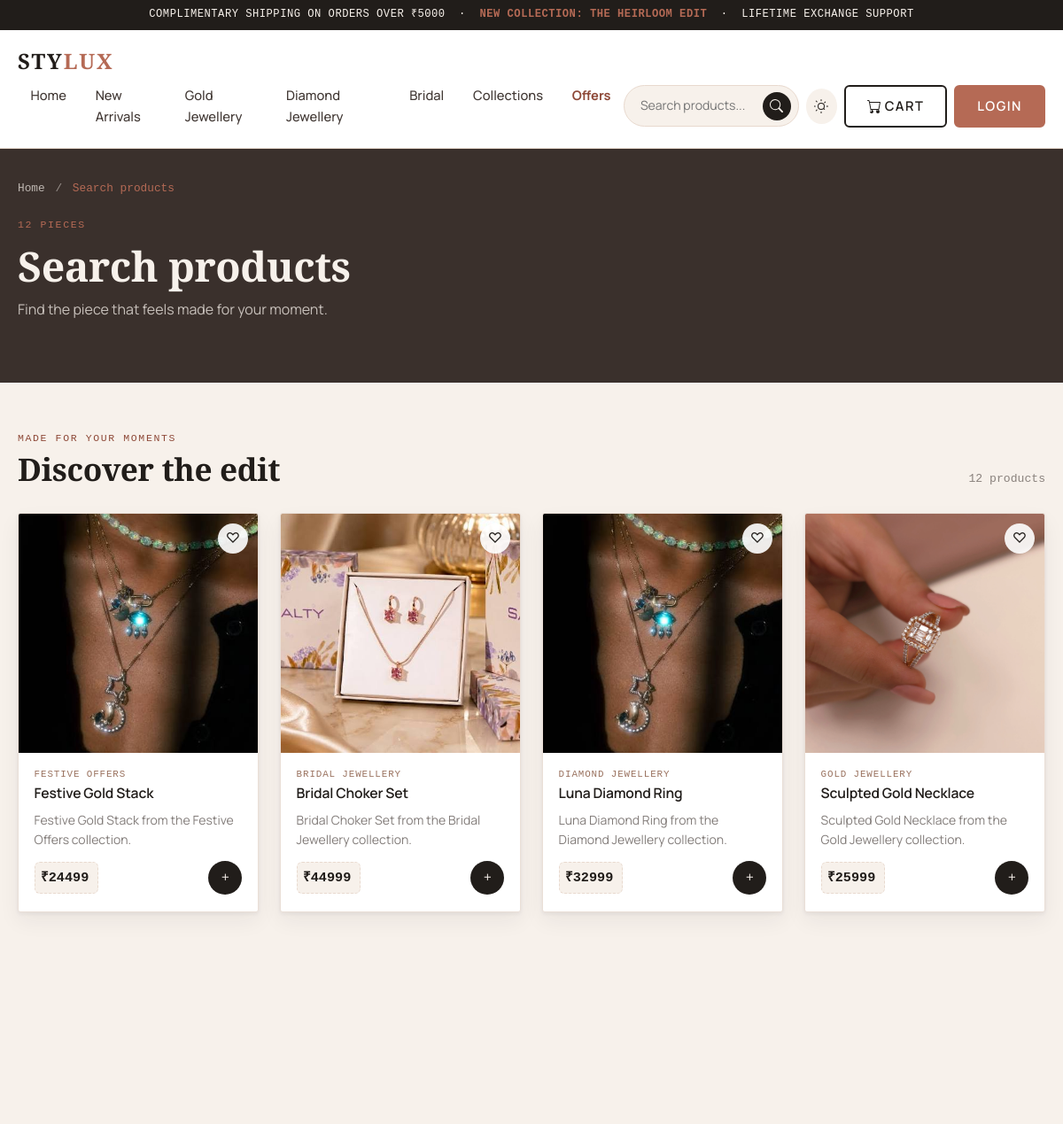
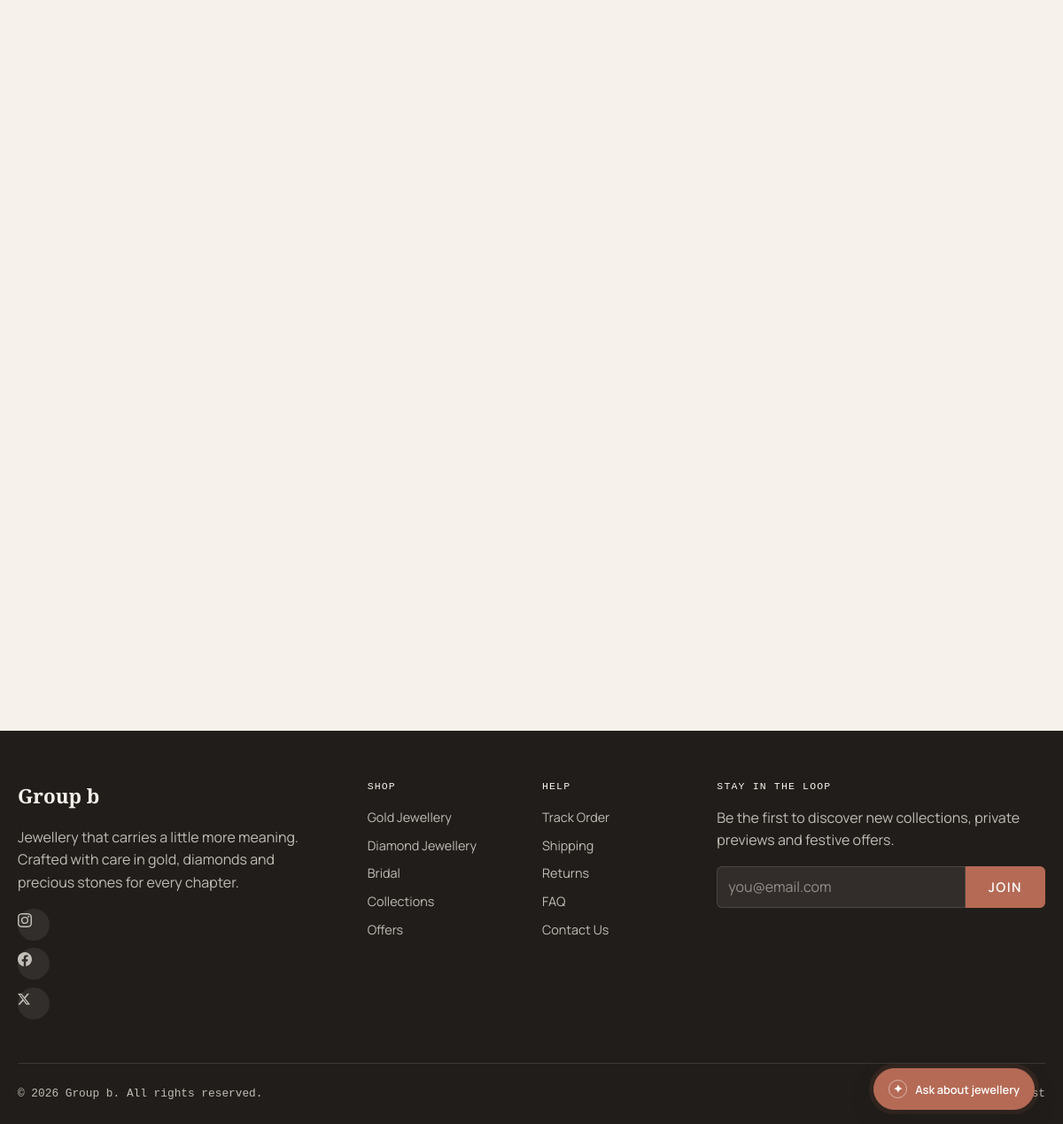
The app's page /search/ with its own data (2 pictures, top to bottom).
### core/models.py (models this page shows, shortened)
class Product(models.Model):
    name = models.CharField(max_length=160)
    category = models.ForeignKey(Category, related_name="products", on_delete=models.CASCADE)
    price = models.DecimalField(max_digits=12, decimal_places=2)
    image_url = models.ImageField(upload_to="Media/", blank=True, null=True)
    description = models.TextField(blank=True)
    is_featured = models.BooleanField(default=False)
    is_active = models.BooleanField(default=True)
    created_at = models.DateTimeField(auto_now_add=True)
    class Meta:
        ordering = ("-is_featured", "-created_at", "name")
    @property
    def local_image_url(self):
        if not self.image_url or not self.image_url.name:
            return ""
        media_root = Path(settings.MEDIA_ROOT).resolve()
        try:
            image_path = Path(self.image_url.path).resolve()
            image_path.relative_to(media_root)
        except (ValueError, OSError):
            return ""
        return self.image_url.url if image_path.is_file() else ""

class Category(models.Model):
    name = models.CharField(max_length=100, unique=True)
    slug = models.SlugField(max_length=100, unique=True, blank=True, null=True)
    image = models.ImageField(upload_to="Media/", blank=True, null=True)
    description = models.TextField(blank=True)
    created_at = models.DateTimeField(auto_now_add=True)
    class Meta:
        db_table = "core_category_choices"

### core/views.py (the view, shortened to what this page needs)
# urls.py: path('search/', search, name="search"),
def search(request):
    query = request.GET.get("q", "").strip()
    products = _active_products()
    return render(request, "catalog_page.html", {
        "products": products,
        "page_key": "search",
        "page_title": f'Search results for "{query}"' if query else "Search products",
        "page_description": "Find the piece that feels made for your moment.",
    })

### core/views.py (called while the page is built, shortened)
def _active_products(category_slug=None):
    products = Product.objects.filter(is_active=True)
    return products

### core/templates/catalog_page.html (shortened to what this page needs)
<!DOCTYPE html>
{% load static %}
<html lang="en">
<head>
<link href="https://cdn.jsdelivr.net/npm/bootstrap@5.3.3/dist/css/bootstrap.min.css" rel="stylesheet">
<link rel="stylesheet" href="{% static "css/style.css" %}?v=5">
</head>
<body data-page="{{ page_key }}">
{% include "navbar.html" %}
<section class="cat-hero">
  <div class="container-shop" data-parallax="0.06">
    <nav class="breadcrumb-shop mb-3" style="font-family: var(--font-mono); font-size:.8rem;">
      <a href="{% url "home" %}">Home</a> <span class="mx-1" style="opacity:.5;">/</span> <span class="current">{{ page_title }}</span>
    </nav>
    <span class="eyebrow">{{ products|length }} pieces</span>
    <h1 class="mt-2 mb-2">{{ page_title }}</h1>
    <p style="opacity:.75; max-width: 560px;">{{ page_description }}</p>
  </div>
</section>
<section class="py-5 reveal-on-scroll" data-reveal="scale">
  <div class="container-shop">
    <div class="section-head">
      <div>
        <span class="eyebrow">Made for your moments</span>
        <h2>Discover the edit</h2>
      </div>
      <span style="font-family: var(--font-mono); font-size:.82rem; opacity:.6;">{{ products|length }} products</span>
    </div>
    {% if products %}
    <div class="row g-4">
      {% for product in products %}
        {% include "product_card.html" with product=product %}
      {% endfor %}
    </div>
    {% endif %}
  </div>
</section>
{% include "footer.html" %}
{% include "ai_pop.html" %}
<div id="cartToastWrap" class="toast-container position-fixed bottom-0 end-0 p-3"></div>
</body>
</html>

### core/templates/navbar.html (shortened to what this page needs)
{% load static %}
<div class="announce-bar">
  Complimentary shipping on orders over ₹5000 &nbsp;·&nbsp; <strong>New collection: The Heirloom Edit</strong> &nbsp;·&nbsp; Lifetime exchange support
</div>
<nav class="navbar navbar-expand-lg shop-navbar py-3">
  <div class="container-shop">
    <a class="navbar-brand" href="{% url "home" %}">sty<span>lux</span></a>
    <div class="collapse navbar-collapse" id="shopNav" >
      <ul class="navbar-nav mx-lg-auto my-3 my-lg-0 gap-lg-1">
        <li class="nav-item"><a class="nav-link shop-nav-link" data-page="home" href="{% url "home" %}">Home</a></li>
        <li class="nav-item"><a class="nav-link shop-nav-link" data-page="new_arrivals" href="{% url "new_arrivals" %}">New Arrivals</a></li>
        <li class="nav-item"><a class="nav-link shop-nav-link" data-page="gold_jewellery" href="{% url "gold_jewellery" %}">Gold Jewellery</a></li>
        <li class="nav-item"><a class="nav-link shop-nav-link" data-page="diamond_jewellery" href="{% url "diamond_jewellery" %}">Diamond Jewellery</a></li>
        <li class="nav-item"><a class="nav-link shop-nav-link" data-page="bridal" href="{% url "bridal" %}">Bridal</a></li>
        <li class="nav-item"><a class="nav-link shop-nav-link" data-page="collections" href="{% url "collections" %}">Collections</a></li>
        <li class="nav-item"><a class="nav-link shop-nav-link offer-link" data-page="offers" href="{% url "offers" %}">Offers</a></li>
      </ul>
      <div class="d-flex align-items-center gap-2 flex-column flex-lg-row">
        <form class="shop-search d-none d-md-flex align-items-center" role="search" action="{% url "search" %}" method="get" autocomplete="off">
          <input type="search" name="q" placeholder="Search products..." aria-label="Search products" value="{{ request.GET.q|default:'' }}" required>
          <button type="submit" aria-label="Search">
            <svg xmlns="http://www.w3.org/2000/svg" width="15" height="15" fill="currentColor" viewBox="0 0 16 16"><path d="M11.742 10.344a6.5 6.5 0 1 0-1.397 1.398h-.001q.044.06.098.115l3.85 3.85a1 1 0 0 0 1.415-1.414l-3.85-3.85a1 1 0 0 0-.115-.1zM12 6.5a5.5 5.5 0 1 1-11 0 5.5 5.5 0 0 1 11 0"/></svg>
          </button>
        </form>
        <button class="nav-icon-btn theme-toggle" type="button" aria-label="Switch to dark mode" title="Switch to dark mode">
        </button>
        <a href="{% url "cart" %}" class="btn-shop btn-shop-outline d-flex align-items-center gap-1">
          <span class="d-none d-md-inline">Cart</span>
        </a>
        {% if user.is_authenticated %}
          <form method="post" action="{% url 'logout' %}" class="m-0">
            {% csrf_token %}
            <button type="submit" class="btn-shop btn-shop-primary">Logout</button>
          </form>
        {% else %}
          <a href="{% url 'login' %}" class="btn-shop btn-shop-primary">Login</a>
        {% endif %}
      </div>
    </div>
  </div>
</nav>

### core/templates/product_card.html
{% load static %}
<div class="col-6 col-md-4 col-lg-3 reveal-on-scroll" data-reveal="scale">
  <div class="product-card" data-product data-id="{{ product.pk }}" data-name="{{ product.name }}" data-price="{{ product.price }}"{% if product.local_image_url %} data-image="{{ product.local_image_url }}"{% endif %} data-category="{{ product.category.name }}">
    <div class="product-media">
      <button class="wishlist-btn" type="button" aria-label="Add {{ product.name }} to wishlist">♡</button>
      {% if product.local_image_url %}<img src="{{ product.local_image_url }}" alt="{{ product.name }}" loading="lazy">{% endif %}
    </div>
    <div class="product-body">
      <div class="product-cat">{{ product.category.name }}</div>
      <h3 class="product-name">{{ product.name }}</h3>
      {% if product.description %}<p class="small mb-2" style="opacity:.65;">{{ product.description|truncatechars:68 }}</p>{% endif %}
      <div class="product-footer">
        <span class="swing-tag">₹{{ product.price|floatformat:0 }}{% if product.original_price %} <span class="was">₹{{ product.original_price|floatformat:0 }}</span>{% endif %}</span>
        <button class="add-cart-btn" type="button" data-add-to-cart aria-label="Add {{ product.name }} to cart">+</button>
      </div>
    </div>
  </div>
</div>

### core/templates/footer.html (shortened to what this page needs)
{% load static %}
<footer class="shop-footer">
  <div class="container-shop">
    <div class="row gy-4">
      <div class="col-lg-4">
        <div class="brand mb-3">Group b</div>
        <p style="max-width:320px;">Jewellery that carries a little more meaning. Crafted with care in gold, diamonds and precious stones for every chapter.</p>
        <div class="mt-3">
          <a href="#" class="social-icon" aria-label="Instagram"></a>
          <a href="#" class="social-icon" aria-label="Facebook"></a>
          <a href="#" class="social-icon" aria-label="X"><svg xmlns="http://www.w3.org/2000/svg" width="14" height="14" fill="currentColor" viewBox="0 0 16 16"><path d="M12.6.75h2.454l-5.36 6.142L16 15.25h-4.937l-3.867-5.07-4.425 5.07H.316l5.733-6.57L0 .75h5.063l3.495 4.633L12.601.75Zm-.86 13.028h1.36L4.323 2.145H2.865z"/></svg></a>
        </div>
      </div>
      <div class="col-6 col-lg-2">
        <h6>Shop</h6>
        <a href="{% url "gold_jewellery" %}">Gold Jewellery</a>
        <a href="{% url "diamond_jewellery" %}">Diamond Jewellery</a>
        <a href="{% url "bridal" %}">Bridal</a>
        <a href="{% url "collections" %}">Collections</a>
        <a href="{% url "offers" %}">Offers</a>
      </div>
      <div class="col-6 col-lg-2">
        <h6>Help</h6>
        <a href="#">Track Order</a>
        <a href="#">Shipping</a>
        <a href="#">Returns</a>
        <a href="#">FAQ</a>
        <a href="#">Contact Us</a>
      </div>
      <div class="col-lg-4">
        <h6>Stay in the loop</h6>
        <p>Be the first to discover new collections, private previews and festive offers.</p>
        <form class="newsletter-form d-flex" onsubmit="return false;">
          <input type="email" class="form-control" placeholder="you@email.com" aria-label="Email">
          <button class="btn btn-shop btn-shop-primary" type="submit">Join</button>
        </form>
      </div>
    </div>
    <div class="footer-bottom d-flex flex-column flex-md-row justify-content-between align-items-center gap-2">
      <span>&copy; <span id="footerYear"></span> Group b. All rights reserved.</span>
      <span>Purity you can trust</span>
    </div>
  </div>
</footer>

### core/templates/ai_pop.html (shortened to what this page needs)
<section class="ai-chat" data-ai-chat>
	<button class="ai-chat-launcher" type="button" data-ai-toggle aria-expanded="false" aria-controls="aiChatPanel">
		<span class="ai-chat-launcher-icon" aria-hidden="true">✦</span>
		<span>Ask about jewellery</span>
	</button>
</section>

### records on screen
Product: local_image_url (picture), category.name "FESTIVE OFFERS", name "Festive Gold Stack", description "Festive Gold Stack from the Festive Offers collection.", price "24499"
Product: local_image_url (picture), category.name "BRIDAL JEWELLERY", name "Bridal Choker Set", description "Bridal Choker Set from the Bridal Jewellery collection.", price "44999"
Product: local_image_url (picture), category.name "DIAMOND JEWELLERY", name "Luna Diamond Ring", description "Luna Diamond Ring from the Diamond Jewellery collection.", price "32999"
Product: local_image_url (picture), category.name "GOLD JEWELLERY", name "Sculpted Gold Necklace", description "Sculpted Gold Necklace from the Gold Jewellery collection.", price "25999"

### other values on screen
{{ page_title }} "Search products"
{{ products|length }} "12"
{{ page_description }} "Find the piece that feels made for your moment."
